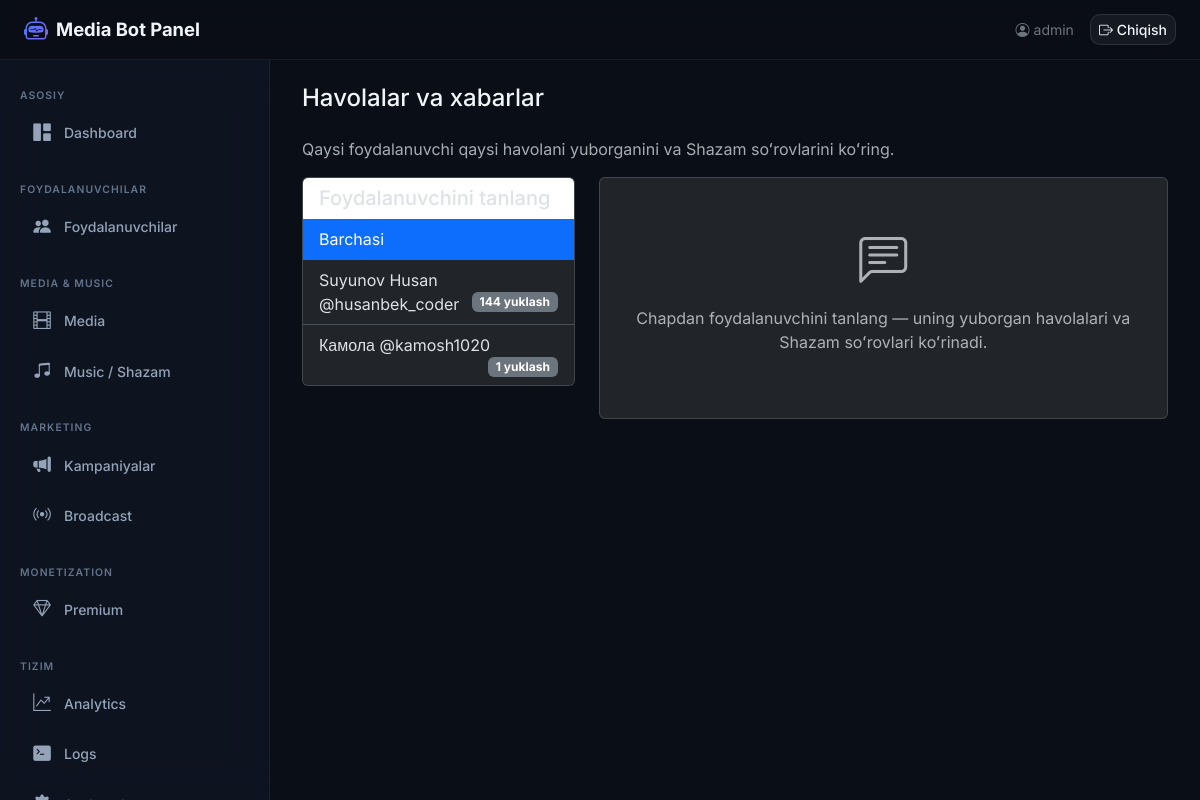
Page /boshqaruv/tarix/ (signed in) on the earlier database version.
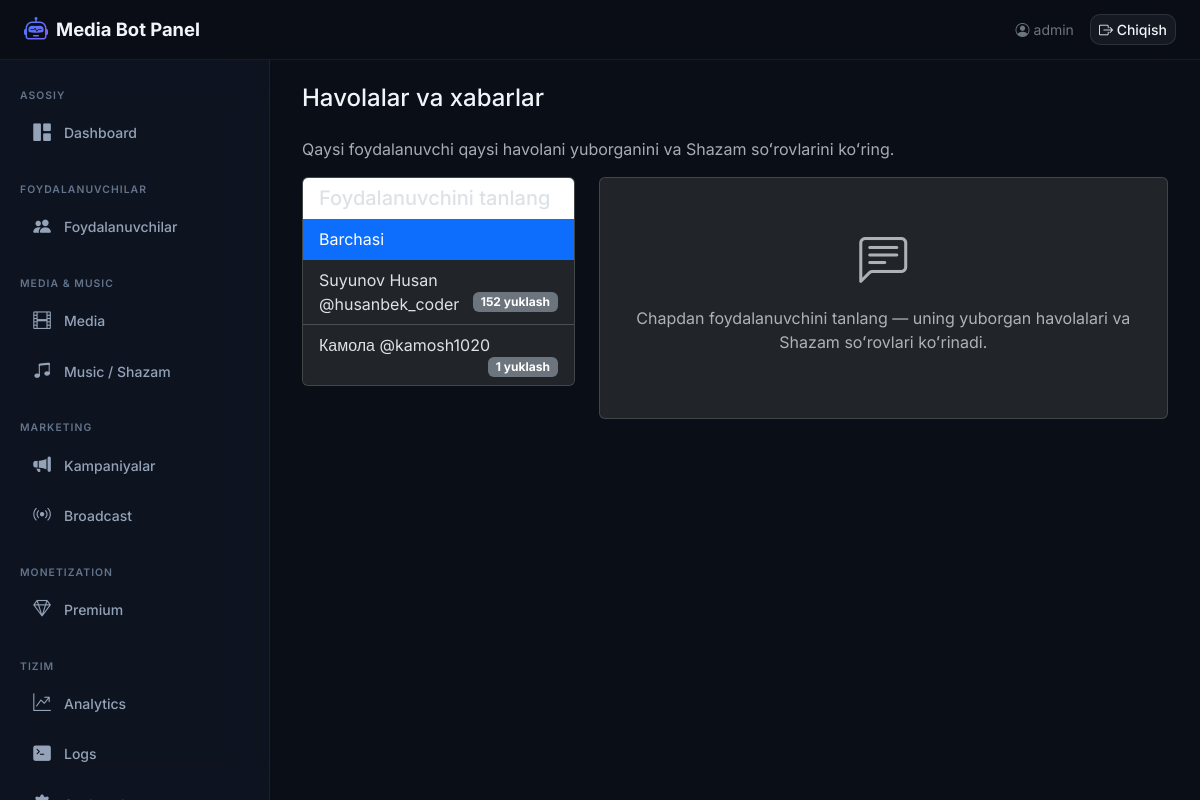
Same page on the later database version.
### core/models.py (models this page shows, shortened)
class TelegramUser(models.Model):
    telegram_id = models.BigIntegerField(unique=True, verbose_name='Telegram ID')
    username = models.CharField(max_length=255, blank=True, null=True, verbose_name='Username')
    first_name = models.CharField(max_length=255, verbose_name='Ism')
    last_name = models.CharField(max_length=255, blank=True, null=True, verbose_name='Familiya')
    created_at = models.DateTimeField(auto_now_add=True, verbose_name='Ro\'yxatdan o\'tgan vaqt')
    last_active = models.DateTimeField(auto_now=True, verbose_name='Oxirgi faollik')
    download_count = models.PositiveIntegerField(default=0, verbose_name='Yuklashlar soni')
    is_premium = models.BooleanField(default=False, verbose_name='Premium')
    is_banned = models.BooleanField(default=False, verbose_name='Bloklangan')
    class Meta:
        verbose_name = 'Foydalanuvchi'
        verbose_name_plural = 'Foydalanuvchilar'
        ordering = ['-last_active']

### dashboard/views.py (the view)
# urls.py: path('boshqaruv/tarix/', views.history_view, name='history'),
@login_required(login_url=LOGIN_URL)
def history_view(request):
    users_with_activity = TelegramUser.objects.annotate(
        downloads_count=Count('downloads'),
        shazam_count=Count('shazam_logs'),
    ).filter(
        Q(downloads_count__gt=0) | Q(shazam_count__gt=0)
    ).order_by('-last_active')
    user_id = request.GET.get('user_id')
    selected_user = None
    downloads = DownloadHistory.objects.none()
    shazam_logs = ShazamLog.objects.none()
    if user_id:
        selected_user = get_object_or_404(TelegramUser, pk=user_id)
        downloads = DownloadHistory.objects.filter(user=selected_user).order_by('-downloaded_at')
        shazam_logs = ShazamLog.objects.filter(user=selected_user).order_by('-recognized_at')
    context = {
        'users_with_activity': users_with_activity,
        'selected_user': selected_user,
        'downloads': downloads,
        'shazam_logs': shazam_logs,
    }
    return render(request, 'dashboard/history.html', context)

### templates/dashboard/history.html (shortened to what the changed rows need)
{% extends 'dashboard/base.html' %}
{% block content %}
<h1 class="h4 mb-4">Havolalar va xabarlar</h1>
<div class="row">
    <div class="col-lg-4 mb-4">
        <div class="card">
            <div class="list-group list-group-flush" style="max-height: 400px; overflow-y: auto;">
                <a href="{% url 'dashboard:history' %}" class="list-group-item list-group-item-action {% if not selected_user %}active{% endif %}">
                    Barchasi
                </a>
                {% for u in users_with_activity %}
                <a href="?user_id={{ u.pk }}" class="list-group-item list-group-item-action {% if selected_user.pk == u.pk %}active{% endif %}">
                    {{ u.first_name }} {% if u.username %}@{{ u.username }}{% endif %}
                    <span class="badge bg-secondary float-end">{{ u.downloads_count }} yuklash</span>
                </a>
                {% empty %}
                <li class="list-group-item text-muted">Faollik yoʻq</li>
                {% endfor %}
            </div>
        </div>
    </div>
</div>
{% endblock %}

Differences in the rows shown:
changed TelegramUser "Suyunov Husan": downloads_count "144" → "152"
